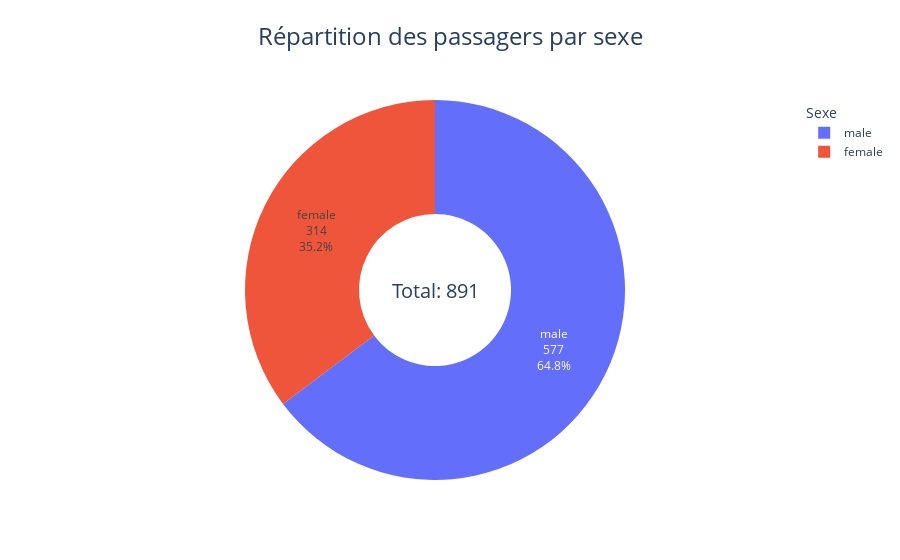

Notebook code for this chart:
### Markdown cell above
#       Répartition des passagers par sexe

### Code cell
import plotly.express as px

# Calculer la répartition par sexe
sex_counts = data['Sex'].value_counts()
sex_percentages = (sex_counts / len(data) * 100).round(2)

# Créer un graphique en camembert amélioré
fig = px.pie(
    values=sex_counts,
    names=sex_counts.index,
    title='Répartition des passagers par sexe',
    labels={'index': 'Sexe', 'value': 'Nombre de passagers'},
    color_discrete_map={
        'male': '#3366cc',    # Bleu pour les hommes
        'female': '#dc3912'   # Rouge pour les femmes
    },
    hole=0.4  
)

# Personnaliser le graphique
fig.update_layout(
    title={
        'text': 'Répartition des passagers par sexe',
        'y': 0.95,
        'x': 0.5,
        'xanchor': 'center',
        'yanchor': 'top',
        'font': {'size': 24}
    },
    showlegend=True,
    legend_title_text='Sexe',
    annotations=[
        dict(
            text=f'Total: {len(data)}',
            x=0.5,
            y=0.5,
            font_size=20,
            showarrow=False
        )
    ]
)

# Améliorer l'affichage des informations sur les segments
fig.update_traces(
    textposition='inside',
    textinfo='percent+value+label',
    hovertemplate="<b>%{label}</b><br>" +
                  "Nombre: %{value}<br>" +
                  "Pourcentage: %{percent}<br>" +
                  "<extra></extra>"
)

# Afficher le graphique
fig.show()

# Afficher les statistiques détaillées
print("\nRépartition détaillée par sexe:")
print("-" * 50)
print(f"{'Sexe':<10} {'Nombre':<10} {'Pourcentage':<10}")
print("-" * 50)
for sex, count in sex_counts.items():
    percentage = sex_percentages[sex]
    print(f"{sex:<10} {count:<10} {percentage:>6.1f}%")
print("-" * 50)

### Figure 1 — Plotly figure (JSON) as saved in the notebook; plotly's stock layout.template omitted (floating-point values rounded to 4 significant figures)
{"data": [{"domain": {"x": [0, 1], "y": [0, 1]}, "hole": 0.4, "hovertemplate": "<b>%{label}</b><br>Nombre: %{value}<br>Pourcentage: %{percent}<br><extra></extra>", "labels": ["male", "female"], "legendgroup": "", "name": "", "showlegend": true, "textinfo": "percent+value+label", "textposition": "inside", "type": "pie", "values": [577, 314]}], "layout": {"annotations": [{"font": {"size": 20}, "showarrow": false, "text": "Total: 891", "x": 0.5, "y": 0.5}], "legend": {"title": {"text": "Sexe"}, "tracegroupgap": 0}, "showlegend": true, "title": {"font": {"size": 24}, "text": "Répartition des passagers par sexe", "x": 0.5, "xanchor": "center", "y": 0.95, "yanchor": "top"}}}
